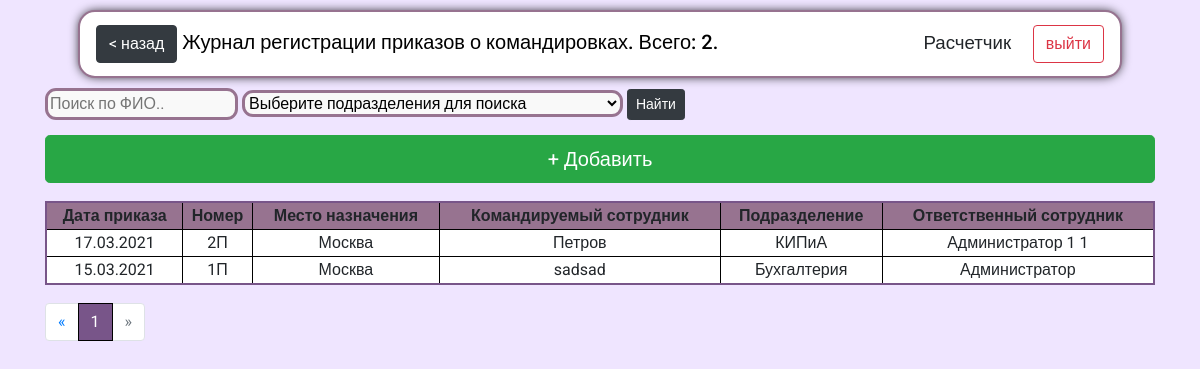
Screenshot of /orders_of_BTrip/ (signed in) with the database file from the repository.
### reg_jounals/models.py (models this page shows, shortened)
class OrdersOfBTrip(models.Model):
    bt_number = models.CharField(max_length=5, help_text="Введите номер приказа", verbose_name="Номер приказа", db_index=True)
    bt_date = models.DateField(help_text="Введите дату приказа", verbose_name="Дата приказа", db_index=True)
    bt_dep = models.ForeignKey('Departments', on_delete=models.CASCADE, verbose_name="Подразделение ", default="1")
    bt_place = models.CharField(max_length=256, help_text="Введите место командировки", verbose_name="Место командировки", db_index=True)
    bt_emloyer = models.CharField(max_length=256, help_text="Введите ФИО сотрудника", verbose_name="ФИО сотрудника", db_index=True)
    bt_dur_from = models.DateField(default='2000-01-01',help_text="Введите дату начала командировки", verbose_name="Дата начала командировки", db_index=True)
    bt_dur_to = models.DateField(default='2000-01-01',help_text="Введите дату завершения командировки", verbose_name="Дата завершения командировки", db_index=True)
    bt_res_officer = models.CharField(blank=True, editable=False,  max_length=256, help_text="Сотрудник, который внес документ в систему ", verbose_name='Ответственный сотрудник')
    class Meta:
        ordering = ["id"]
        verbose_name = 'Приказ о командировке'
        verbose_name_plural = 'Приказы о командировках'

class Departments(models.Model):
    dep_name = models.CharField(max_length=256,  help_text="Введите название подразделения", verbose_name="Название подразделения", db_index=True)
    class Meta:
        ordering = ["dep_name"]
        verbose_name = 'Подразделение'
        verbose_name_plural = 'Подразделения'
    def __str__(self):
        doc_fullname = self.dep_name
        return doc_fullname

### reg_jounals/views.py (the view)
# urls.py: path('orders_of_BTrip/', views.order_of_BTrip, name='orders_of_BTrip'),
def order_of_BTrip(request):
    if request.user.is_authenticated:
        deps = Departments.objects.all()
        search_query = request.GET.get('bt_search','')
        search_query_dep = request.GET.get('bt_search_dep','')
        if search_query:
            orders = OrdersOfBTrip.objects.filter(bt_emloyer__icontains=search_query)
            p_orders = Paginator(orders, 1000)
            page_number = request.GET.get('page', 1)
        else:
            if search_query_dep:
                orders = OrdersOfBTrip.objects.filter(bt_dep_id=search_query_dep)
                p_orders = Paginator(orders, 1000)
                page_number = request.GET.get('page', 1)
            else:
                orders = OrdersOfBTrip.objects.all().order_by('-id')
                p_orders = Paginator(orders, 20)
                page_number = request.GET.get('page', 1)
        page = p_orders.get_page(page_number)
        count = len(orders)
        return render(request, 'reg_jounals/orders_of_BTrip.html', context={'orders':page, 'count':count, 'deps':deps})
    else:
        return render(request, 'reg_jounals/no_auth.html')

### reg_jounals/templates/reg_jounals/orders_of_BTrip.html (shortened to what this page needs)
{%extends "reg_jounals/index.html" %}
{%block header%} <a class="btn btn-dark" href="../"> < назад</a> Журнал регистрации приказов о командировках. Всего: {{count}}.  {%endblock%}
{%block content%}
<form action="{% url 'orders_of_BTrip' %}">
  <input type="search" name="bt_search" placeholder="Поиск по ФИО..">
  <select class="" name="bt_search_dep">
    <option value="">Выберите подразделения для поиска</option>
  </select>
  <button class="btn btn-sm btn-dark" type="submit" name="" value="Найти">Найти</button>
</form>
<a class="btn btn-success btn-lg m-bottom btn-add " href="{%url 'orders_of_BTrip_add_url'%}"> + Добавить</a>
{% if orders %}
<table>
  <thead class="thead-dark">
  <tr class="tr-header">
    <th scope="col">Дата приказа</th>
    <th scope="col">Номер</th>
    <th scope="col">Место назначения</th>
    <th scope="col">Командируемый сотрудник</th>
    <th scope="col">Подразделение</th>
    <th scope="col">Ответственный сотрудник</th>
  </tr>
  </thead>
  {%for order in orders%}
<tr onclick="return location.href = '{% url 'orders_of_BTrip_upd_url' id=order.id%}' ">
    <td>{{order.bt_date|date:"d.m.Y"}}</td>
    <td>{{order.bt_number}}</td>
    <td>{{order.bt_place}}</td>
    <td>{{order.bt_emloyer}}</td>
    <td>{{order.bt_dep}}</td>
    <td>{{order.bt_res_officer}}</td>
</tr>
  {%endfor%}
</table>
<nav  class="paginator" aria-label="Page navigation example">
  <ul class="pagination">
    <li class="page-item">
      <a class="page-link" href="#" aria-label="Previous">
<span aria-hidden="true">&laquo;</span>
      </a>
    </li>
{% for p in orders.paginator.page_range %}
  {% if orders.number == p%}
   <li class="page-item active"><a class="page-link" href="?page={{p}}">{{ p }}</a></li>
   {%else%}
        <li class="page-item"><a class="page-link" href="?page={{p}}">{{ p }}</a></li>
    {%endif%}
  {% endfor %}
{%if orders.has_next%}
    <li class="page-item">
      <a class="page-link" href='?page={{orders.next_page_number}}' aria-label="Next">
<span aria-hidden="true">&raquo;</span>
      </a>
    </li>
  {%else%}
  <li class="page-item disabled">
    <a class="page-link" href='#' aria-disabled='true' aria-label="Next">
      <span aria-hidden="true">&raquo;</span>
    </a>
  </li>
  {%endif%}
  </ul>
</nav>
{%else%}
<h2>Записей нет</h2>
{%endif%}
{%endblock%}

### reg_jounals/templates/reg_jounals/index.html (shortened to what this page needs)
<!DOCTYPE html>
<html  lang="en">
<head>
  {%load static%}
  <link rel="stylesheet" href="{% static 'css/style3.css'%}">
  <link rel="stylesheet" href="{% static 'css/VacList.css'%}">
  <link rel="stylesheet" href="https://cdn.jsdelivr.net/npm/bootstrap@4.5.3/dist/css/bootstrap.min.css">
</head>
<body onload="TextDisabled()">
  <header>
    <nav class="navbar navbar-light ">
    <span class="navbar-brand mb-0 h1">{%block header%}{%endblock%}</span><span style="text-align: right; float: right;font-size: 14pt;">  {{ user.first_name }} <a class="btn btn-outline-danger" style="margin-left: 17px;" href="{% url 'logout'%}">выйти</a></span>
  </header>
<div class="container">
    {%block content%}{%endblock%}
  </div>
</body>
</html>

### reg_jounals/static/css/style3.css (style rules this page uses)
* { font-family: 'Roboto', sans-serif; }
input[type=text], input[type=number], input[type=date], input[type=search], textarea, select { background: #f9f9f9; border-radius: 11px; border: 3px solid #977390; }
body { background: #white !important; background-color: #efe5ff !important; }
.navbar-light .navbar-brand { color: rgb(0 0 0) !important; }
.container { margin-top: 10px; }
.btn-add { float: left; width: 100%; margin-top: 15px; }
.navbar { width: 87%; margin: 10px auto; border-radius: 17px; border: 2px solid #977390; background: white; box-shadow: 0px 0px 11px -2px black; }
table { border: solid 2px #785589; background: white; border-collapse: collapse; margin: 18px auto; float: left; width: 100%; }
table th { text-align: center; }
table .tr-header { background: #977390 ; }
table tr th, td { border-right: solid 1px black; border-bottom: solid 1px black; cursor: pointer; text-align: center; }
table tr th:last-child, td:last-child { border-right: none; }
table tr:last-child { border-bottom: none; }
.paginator { width: 100%; float: left; }
.page-item.active .page-link { background: #785589 !important; border-color: black !important; }

### rows the page displays
OrdersOfBTrip: bt_date "17.03.2021", bt_number "2П", bt_place "Москва", bt_emloyer "Петров", bt_dep "КИПиА", bt_res_officer "Администратор 1 1"
OrdersOfBTrip: bt_date "15.03.2021", bt_number "1П", bt_place "Москва", bt_emloyer "sadsad", bt_dep "Бухгалтерия", bt_res_officer "Администратор"

### other values shown
{{ count }} "2"
{{ user.first_name }} "Расчетчик"
{{ p }} "1"
